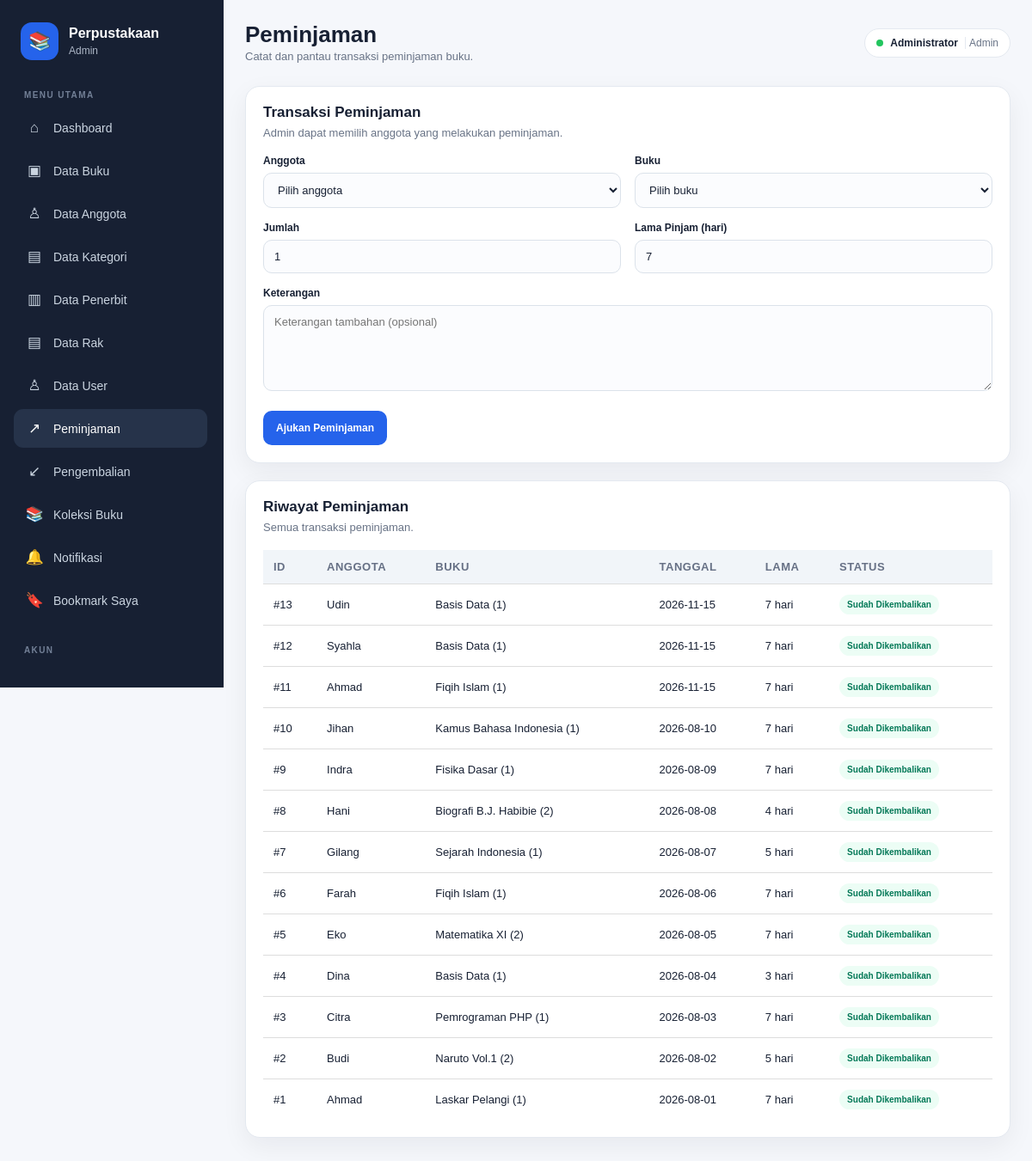
The page /transaksi/peminjaman.php (signed in) on the database its author committed.
### tables this page shows
CREATE TABLE `peminjaman` (
  `id` int(10) UNSIGNED NOT NULL,
  `tanggal_pinjam` date NOT NULL,
  `lama_pinjam` int(10) UNSIGNED DEFAULT NULL,
  `keterangan` text DEFAULT NULL,
  `status` enum('diproses','dipinjam','sudah dikembalikan','ditolak') NOT NULL DEFAULT 'diproses',
  `anggota_id` int(10) UNSIGNED DEFAULT NULL,
  `user_id` int(10) UNSIGNED DEFAULT NULL,
  `snapshot_kode_anggota` varchar(20) DEFAULT NULL,
  `snapshot_nama_anggota` varchar(100) DEFAULT NULL
);

### config/app.php (called while the page is built, shortened)
<?php
if (!function_exists("e")) {
  function e($value)
  {
    return htmlspecialchars((string) $value, ENT_QUOTES, "UTF-8");
  }
}

### transaksi/peminjaman.php (the view, shortened to what this page needs)
<?php
require_once __DIR__ . '/../config/connection.php';
$level = $_SESSION['level'] ?? '';
$anggotaLogin = null;
if ($level === 'admin') {
    $rows = $conn->query("
        SELECT
            p.id,
            p.tanggal_pinjam,
            p.lama_pinjam,
            p.status,
            COALESCE(p.snapshot_nama_anggota, a.nama, 'Anggota Tidak Diketahui') AS anggota,
            GROUP_CONCAT(
                CONCAT(
                    b.judul,
                    ' (',
                    pd.jumlah,
                    ')'
                )
                SEPARATOR ', '
            ) AS buku
        FROM peminjaman p
        LEFT JOIN anggota a
            ON a.id = p.anggota_id
        JOIN peminjaman_detail pd
            ON pd.peminjaman_id = p.id
        JOIN buku b
            ON b.id = pd.buku_id
        GROUP BY p.id
        ORDER BY p.id DESC
    ");
}
require_once __DIR__ .
    '/../includes/layout_header.php';
?>
<section class="panel form-panel">
    <div class="panel-head">
        <div>
            <h3>
                Transaksi Peminjaman
            </h3>
            <?php if (
                $level === 'user' &&
                $anggotaLogin
            ): ?>
                <p class="muted">
                    Anggota yang digunakan:
                    <strong>
                        <?= e(
                            $anggotaLogin['kode_anggota']
                            . ' - '
                            . $anggotaLogin['anggota_nama']
                        ) ?>
                    </strong>
                </p>
                <p class="muted">
                    Setelah diajukan, status menjadi <strong>Menunggu ACC Admin</strong>.
                    Buku baru berstatus dipinjam setelah admin menyetujui permintaan.
                </p>
            <?php elseif ($level === 'admin'): ?>
                <p class="muted">
                    Admin dapat memilih
                    anggota yang melakukan
                    peminjaman.
                </p>
            <?php endif; ?>
        </div>
    </div>
    <form
        method="post"
        class="form-grid"
    >
        <?php if ($level === 'admin'): ?>
            <div>
                <label>
                    Anggota
                </label>
                <select
                    name="anggota_id"
                    required
                >
                    <option value="">
                        Pilih anggota
                    </option>
                </select>
            </div>
        <?php endif; ?>
        <div>
            <label>
                Buku
            </label>
            <select
                name="buku_id"
                required
            >
                <option value="">
                    Pilih buku
                </option>
            </select>
        </div>
        <div>
            <label>
                Jumlah
            </label>
            <input
                type="number"
                name="jumlah"
                min="1"
                value="1"
                required
            >
        </div>
        <div>
            <label>
                Lama Pinjam (hari)
            </label>
            <input
                type="number"
                name="lama_pinjam"
                min="1"
                value="7"
                required
            >
        </div>
        <div class="full">
            <label>
                Keterangan
            </label>
            <textarea
                name="keterangan"
                rows="4"
                placeholder="Keterangan tambahan (opsional)"
            ></textarea>
        </div>
        <div class="full form-actions">
            <button
                type="submit"
                class="btn primary"
                <?= (
                    $level === 'user' &&
                    !$anggotaLogin
                )
                    ? 'disabled'
                    : '' ?>
            >
                Ajukan Peminjaman
            </button>
        </div>
    </form>
</section>
<section class="panel">
    <div class="panel-head">
        <div>
            <h3>
                Riwayat Peminjaman
            </h3>
            <p class="muted">
                <?= $level === 'admin'
                    ? 'Semua transaksi peminjaman.'
                    : 'Riwayat peminjaman Anda.' ?>
            </p>
        </div>
    </div>
    <div class="table-wrap">
        <table>
            <thead>
                <tr>
                    <th>ID</th>
                    <th>Anggota</th>
                    <th>Buku</th>
                    <th>Tanggal</th>
                    <th>Lama</th>
                    <th>Status</th>
                </tr>
            </thead>
            <tbody>
                <?php while (
                    $r =
                    $rows->fetch_assoc()
                ): ?>
                    <tr>
                        <td data-label="ID">
                            #<?= (int) $r['id'] ?>
                        </td>
                        <td data-label="Anggota">
                            <?= e(
                                $r['anggota']
                            ) ?>
                        </td>
                        <td data-label="Buku">
                            <?= e(
                                $r['buku']
                            ) ?>
                        </td>
                        <td data-label="Tanggal">
                            <?= e(
                                $r['tanggal_pinjam']
                            ) ?>
                        </td>
                        <td data-label="Lama">
                            <?= (int)
                                $r['lama_pinjam'] ?>
                            hari
                        </td>
                        <td data-label="Status">
                            <?php
                            $statusClass = 'green';
                            $statusLabel = 'Sudah Dikembalikan';
                            ?>
                            <span class="badge <?= $statusClass ?>">
                                <?= e($statusLabel) ?>
                            </span>
                        </td>
                    </tr>
                <?php endwhile; ?>
            </tbody>
        </table>
    </div>
</section>
<?php
require_once __DIR__ .
    '/../includes/layout_footer.php';
?>

### assets/css/style.css (style rules this page uses)
* { box-sizing: border-box; margin: 0; padding: 0; }
:root { --nav: #172033; --nav-2: #26334a; --primary: #2563eb; --primary-dark: #1d4ed8; --bg: #f5f7fb; --white: #ffffff; --text: #172033; --muted: #687386; --border: #e4e9f0; --green: #047857; --red: #b91c1c; --orange: #c2410c; --shadow: 0 10px 30px rgba(15, 23, 42, 0.06); --shadow-hover: 0 15px 35px rgba(15, 23, 42, 0.10); --radius: 12px; --radius-lg: 17px; }
html { scroll-behavior: smooth; }
body { font-family: Arial, Helvetica, sans-serif; background: var(--bg); color: var(--text); min-height: 100vh; }
button, input, select, textarea { font-family: inherit; }
.hero-panel, .panel, .stat-card, .summary-card, .search-hero, .search-results { background: #ffffff; border: 1px solid var(--border); border-radius: var(--radius-lg); box-shadow: var(--shadow); }
.panel { padding: 20px; margin-bottom: 20px; }
.btn { display: inline-flex; align-items: center; justify-content: center; min-height: 40px; padding: 9px 14px; border: 1px solid transparent; border-radius: 10px; text-decoration: none; background: #eef2f7; color: #334155; font-weight: 700; font-size: 12px; cursor: pointer; transition: background 0.18s ease, transform 0.18s ease, filter 0.18s ease; }
.btn.primary { background: var(--primary); color: #ffffff; }
.form-panel { max-width: 1000px; }
.form-grid { display: grid; grid-template-columns: repeat(2, minmax(0, 1fr)); gap: 16px; }
.form-grid .full { grid-column: 1 / -1; }
label { display: block; font-size: 12px; font-weight: 700; margin-bottom: 7px; }
input, select, textarea { width: 100%; padding: 11px 12px; border: 1px solid #dbe2ea; border-radius: 10px; background: #fbfcfe; color: var(--text); font: inherit; font-size: 13px; outline: none; transition: border-color 0.18s ease, box-shadow 0.18s ease; }
textarea { resize: vertical; min-height: 100px; }
.form-actions { display: flex; gap: 9px; align-items: center; flex-wrap: wrap; margin-top: 3px; }
.table-wrap, .table-container { width: 100%; overflow-x: auto; -webkit-overflow-scrolling: touch; }
table { width: 100%; border-collapse: collapse; min-width: 760px; background: #ffffff; }
th, td { padding: 13px 12px; border-bottom: 1px solid var(--border); text-align: left; font-size: 12px; vertical-align: middle; }
th { background: #f8fafc; color: #667085; text-transform: uppercase; font-size: 10px; letter-spacing: 0.5px; white-space: nowrap; }
tbody tr:last-child td { border-bottom: 0; }
table th, table td { padding: 12px; border-bottom: 1px solid #ddd; text-align: left; font-size: 13px; }
table th { background: #f1f5f9; font-weight: bold; }
.badge { display: inline-flex; padding: 6px 9px; border-radius: 999px; font-size: 10px; font-weight: 800; }
.badge.green { background: #ecfdf5; color: var(--green); }
.muted { color: var(--muted); font-size: 13px; line-height: 1.5; }
.panel-head { display: flex; align-items: center; justify-content: space-between; gap: 16px; margin-bottom: 16px; }
.panel-head h3 { font-size: 17px; margin-bottom: 4px; }
.panel-head p { margin: 0; }
.form-actions { display: flex; flex-wrap: wrap; gap: 8px; }

### rows shown on the page
peminjaman: id "13", anggota "Udin", buku "Basis Data (1)", tanggal_pinjam "2026-11-15", lama_pinjam "7", statusLabel "Sudah Dikembalikan"
peminjaman: id "12", anggota "Syahla", buku "Basis Data (1)", tanggal_pinjam "2026-11-15", lama_pinjam "7", statusLabel "Sudah Dikembalikan"
peminjaman: id "11", anggota "Ahmad", buku "Fiqih Islam (1)", tanggal_pinjam "2026-11-15", lama_pinjam "7", statusLabel "Sudah Dikembalikan"
peminjaman: id "10", anggota "Jihan", buku "Kamus Bahasa Indonesia (1)", tanggal_pinjam "2026-08-10", lama_pinjam "7", statusLabel "Sudah Dikembalikan"
peminjaman: id "9", anggota "Indra", buku "Fisika Dasar (1)", tanggal_pinjam "2026-08-09", lama_pinjam "7", statusLabel "Sudah Dikembalikan"
peminjaman: id "8", anggota "Hani", buku "Biografi B.J. Habibie (2)", tanggal_pinjam "2026-08-08", lama_pinjam "4", statusLabel "Sudah Dikembalikan"
peminjaman: id "7", anggota "Gilang", buku "Sejarah Indonesia (1)", tanggal_pinjam "2026-08-07", lama_pinjam "5", statusLabel "Sudah Dikembalikan"
peminjaman: id "6", anggota "Farah", buku "Fiqih Islam (1)", tanggal_pinjam "2026-08-06", lama_pinjam "7", statusLabel "Sudah Dikembalikan"
peminjaman: id "5", anggota "Eko", buku "Matematika XI (2)", tanggal_pinjam "2026-08-05", lama_pinjam "7", statusLabel "Sudah Dikembalikan"
peminjaman: id "4", anggota "Dina", buku "Basis Data (1)", tanggal_pinjam "2026-08-04", lama_pinjam "3", statusLabel "Sudah Dikembalikan"
peminjaman: id "3", anggota "Citra", buku "Pemrograman PHP (1)", tanggal_pinjam "2026-08-03", lama_pinjam "7", statusLabel "Sudah Dikembalikan"
peminjaman: id "2", anggota "Budi", buku "Naruto Vol.1 (2)", tanggal_pinjam "2026-08-02", lama_pinjam "5", statusLabel "Sudah Dikembalikan"
peminjaman: id "1", anggota "Ahmad", buku "Laskar Pelangi (1)", tanggal_pinjam "2026-08-01", lama_pinjam "7", statusLabel "Sudah Dikembalikan"

### other values the page prints
$level ?: 'User' "Admin"
$pageTitle "Peminjaman"
$pageDescription "Catat dan pantau transaksi peminjaman buku."
$_SESSION['nama'] "Administrator"
$_SESSION['level'] "Admin"
